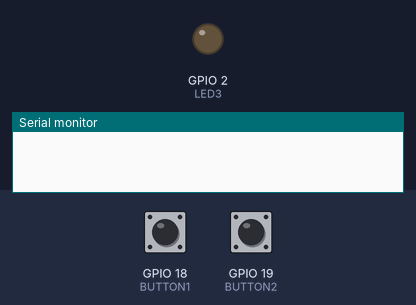
Simulated run of this program. Board: ESP32. On the bench: output pins drawn as LEDs (lit = HIGH), the last lines printed to the serial monitor. Dashed ring = blinking. Inputs (shaded band) come from the test bench; at power-on: GPIO 19 (BUTTON2) LOW, GPIO 18 (BUTTON1) LOW.

Above: at 0.8 s.
0.9 s: GPIO 19 (BUTTON2) pulled HIGH for 1 s
At 3.2 s:
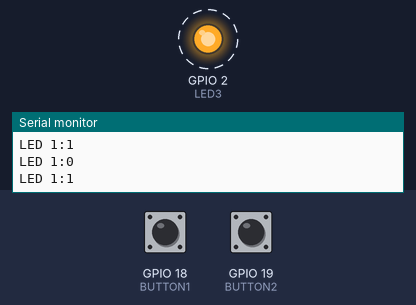
Timing chart, 0 to 8.8 s (numbered marks = the images above; inputs shaded):
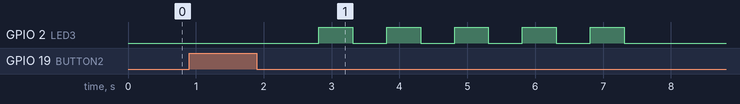

Measured:
- after the input at 0.9 s, GPIO 2 (LED3): alternates HIGH for 0.50 s and LOW for 0.50 s, 10 changes in all, then stays LOW, starting after 1.9 s

The program:

main.cpp
```cpp
#include <Arduino.h>
#if CONFIG_FREERTOS_UNICORE
static const BaseType_t app_cpu = 0;
#else
static const BaseType_t app_cpu = 1;
#endif
#define LED1 27
#define LED2 25
#define LED3 2
#define  BUTTON1 18
#define BUTTON2 19
void ledOne(void *parameter) {
    TickType_t xLastWakeTime;
    const TickType_t xFrequency = 1000;
    xLastWakeTime = xTaskGetTickCount();
    bool led = false;
    for(;;){
        vTaskDelayUntil(&xLastWakeTime, xFrequency);
        //digitalWrite(LED1, !digitalRead(LED1));
        led = !led;
        Serial.print("LED 1:");
        Serial.println(led);
    }
    vTaskDelete(NULL);
}
void ledTwo(void *parameter){
    bool led = false;
    uint32_t last_time = millis();
    for(;;){
        //digitalWrite(LED2, digitalRead(BUTTON1));
        if(led != digitalRead(BUTTON1)){
            if(last_time + 20 < millis()){
                Serial.print("LED 2:");
                Serial.println(!led);
                led = !led;
                last_time = millis();
            }
        }
    }
    vTaskDelete(NULL);
}
void ledTree(void *parameter){
    //uint32_t real_time = millis();
    uint32_t last_time = millis();
    int16_t pulse = 0;
    for(;;){
        if(digitalRead(BUTTON2)){
            last_time = millis();
            while (last_time + 1000 > millis()){
                if(digitalRead(BUTTON2)){
                    if(last_time + 100 < millis()){
                        pulse++;
                        last_time = millis();
                    }
                }
            }
            for(uint16_t i = 0; i <= pulse; i++){
                digitalWrite(LED3, !digitalRead(LED3));
                vTaskDelay(500 / portTICK_PERIOD_MS);
            }
            digitalWrite(LED3, 0);
            pulse = 0;
        }
    }
    vTaskDelete(NULL);
}
void setup() {

    //pinMode(LED1, OUTPUT);
    //pinMode(LED2, OUTPUT);
    Serial.begin(112500);
    pinMode(LED3, OUTPUT);
    pinMode(BUTTON1, INPUT_PULLDOWN);
    pinMode(BUTTON2, INPUT_PULLDOWN);
    xTaskCreatePinnedToCore(ledOne, "task 1", 1024, NULL, 2, NULL, app_cpu);
    xTaskCreatePinnedToCore(ledTwo, "task 2", 1024, NULL, 1, NULL, app_cpu);
    xTaskCreatePinnedToCore(ledTree, "task 3", 1024, NULL, 1, NULL, app_cpu);
    vTaskDelete(NULL);
}

void loop() {
  // put your main code here, to run repeatedly:
}
```
